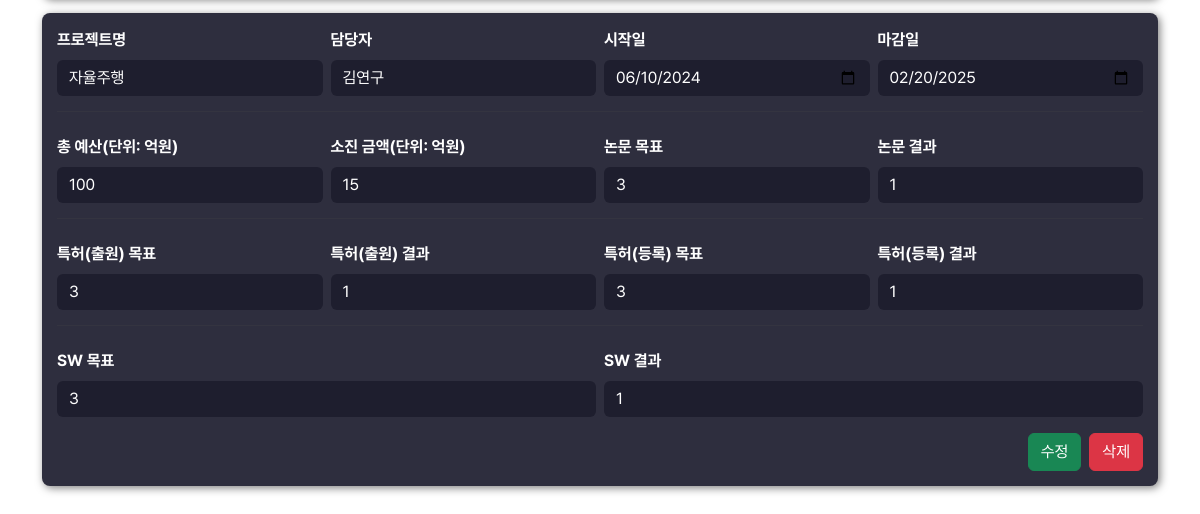
/update (lower part), run on an earlier commit of the app's database.
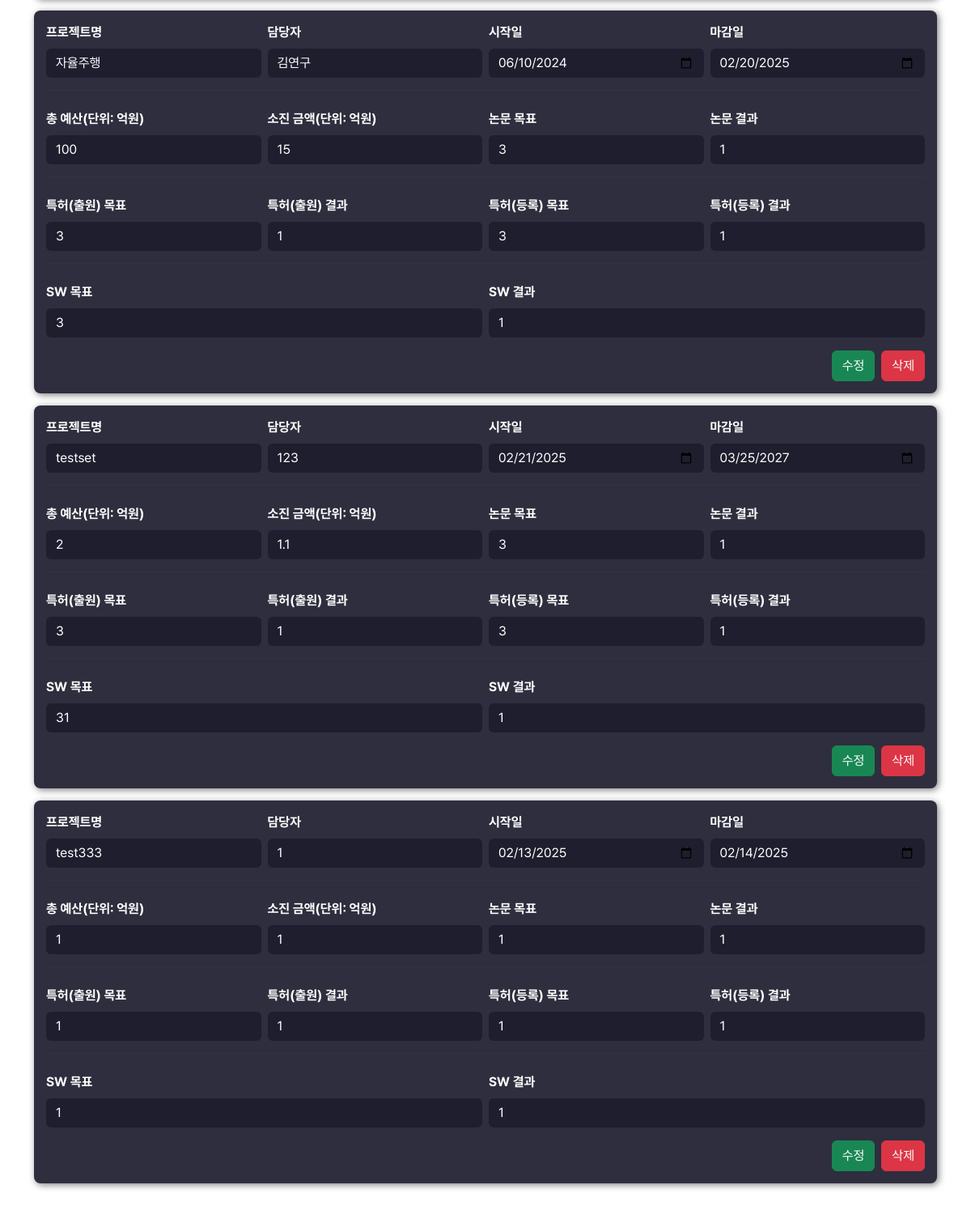
And on a later commit of the database.
### tables this page shows
CREATE TABLE projects (
            id INTEGER PRIMARY KEY AUTOINCREMENT,
            name TEXT NOT NULL,
            manager TEXT NOT NULL,
            start_date TEXT NOT NULL,
            end_date TEXT NOT NULL,
            total_cost INTEGER NOT NULL,
            current_expenditure INTEGER NOT NULL,
            goal_papers INTEGER DEFAULT 0,
            current_papers INTEGER DEFAULT 0,
            goal_patents_filed INTEGER DEFAULT 0,
            current_patents_filed INTEGER DEFAULT 0,
            goal_patents_registered INTEGER DEFAULT 0,
            current_patents_registered INTEGER DEFAULT 0,
            goal_software INTEGER DEFAULT 0,
            current_software INTEGER DEFAULT 0
        );

### routes.py (the view, shortened to what this page needs)
@update_blueprint.route('/update', methods=['GET', 'POST'])
def update():
    projects = get_projects()
    for project in projects:
        project["progress"] = calculate_progress(project["start_date"], project["end_date"])
    return render_template('update.html', projects=projects)

### app.py (called while the page is built)
@app.after_request
def add_header(response):
    response.headers["Cache-Control"] = "no-store, no-cache, must-revalidate, public, max-age=0"
    response.headers["Pragma"] = "no-cache"
    response.headers["Expires"] = "0"
    return response

### utils.py (called while the page is built)
def calculate_progress(start_date, end_date):
    start = datetime.datetime.strptime(start_date, "%Y-%m-%d").date()
    end = datetime.datetime.strptime(end_date, "%Y-%m-%d").date()
    total_days = (end - start).days
    elapsed_days = (today - start).days
    if elapsed_days <= 0:
        return 0  # 시작 전
    if elapsed_days >= total_days:
        return 100  # 완료됨
    return round((elapsed_days / total_days) * 100, 1)

### templates/update.html (shortened to what the changed rows need)
<!DOCTYPE html>
<html lang="ko">
<head>
  <link rel="stylesheet" href="https://cdn.jsdelivr.net/npm/bootstrap@5.3.0/dist/css/bootstrap.min.css">
  <link rel="stylesheet" href="{{ url_for('static', filename='font/pretendard.css') }}">
  <link rel="stylesheet" href="{{ url_for('static', filename='font/pretendard-subset.css') }}">
</head>
<body class="container mt-4">
  <div class="mb-5">
    {% for project in projects %}
    <div class="project-card">
      <form method="post" class="project-form">
        <div class="row g-2 align-items-center">
          <div class="col-md-3">
            <label class="form-label">프로젝트명</label>
            <input type="text" name="name" value="{{ project.name }}" class="form-control" required>
          </div>
          <div class="col-md-3">
            <label class="form-label">담당자</label>
            <input type="text" name="manager" value="{{ project.manager }}" class="form-control" required>
          </div>
          <div class="col-md-3">
            <label class="form-label">시작일</label>
            <input type="date" name="start_date" value="{{ project.start_date }}" class="form-control" required>
          </div>
          <div class="col-md-3">
            <label class="form-label">마감일</label>
            <input type="date" name="end_date" value="{{ project.end_date }}" class="form-control" required>
          </div>
        </div>
        <hr class="form-divider">
        <div class="row g-2 mt-2">
          <div class="col-md-3">
            <label class="form-label">총 예산(단위: 억원)</label>
            <input type="number" name="total_cost" value="{{ project.total_cost }}"  step="0.01" class="form-control" required>
          </div>
          <div class="col-md-3">
            <label class="form-label">소진 금액(단위: 억원)</label>
            <input type="number" name="current_expenditure" value="{{ project.current_expenditure }}"  step="0.01" class="form-control" required>
          </div>
          <div class="col-md-3">
            <label class="form-label">논문 목표</label>
            <input type="number" name="goal_papers" value="{{ project.goal_papers }}" class="form-control" required>
          </div>
          <div class="col-md-3">
            <label class="form-label">논문 결과</label>
            <input type="number" name="current_papers" value="{{ project.current_papers }}" class="form-control" required>
          </div>
        </div>
        <hr class="form-divider">
        <div class="row g-2 mt-2">
          <div class="col-md-3">
            <label class="form-label">특허(출원) 목표</label>
            <input type="number" name="goal_patents_filed" value="{{ project.goal_patents_filed }}" class="form-control" required>
          </div>
          <div class="col-md-3">
            <label class="form-label">특허(출원) 결과</label>
            <input type="number" name="current_patents_filed" value="{{ project.current_patents_filed }}" class="form-control" required>
          </div>
          <div class="col-md-3">
            <label class="form-label">특허(등록) 목표</label>
            <input type="number" name="goal_patents_registered" value="{{ project.goal_patents_registered }}" class="form-control" required>
          </div>
          <div class="col-md-3">
            <label class="form-label">특허(등록) 결과</label>
            <input type="number" name="current_patents_registered" value="{{ project.current_patents_registered }}" class="form-control" required>
          </div>
        </div>
        <hr class="form-divider">
        <div class="row g-2 mt-2">
          <div class="col-md-6">
            <label class="form-label">SW 목표</label>
            <input type="number" name="goal_software" value="{{ project.goal_software }}" class="form-control" required>
          </div>
          <div class="col-md-6">
            <label class="form-label">SW 결과</label>
            <input type="number" name="current_software" value="{{ project.current_software }}" class="form-control" required>
          </div>
        </div>
        <div class="mt-3 d-flex justify-content-end">
          <button type="submit" name="action" value="update" class="btn btn-success me-2" onclick="return confirm('수정하시겠습니까?')">수정</button>
          <button type="submit" name="action" value="delete" class="btn btn-danger" onclick="return confirm('삭제하시겠습니까?')">삭제</button>
        </div>
      </form>
    </div>
    {% endfor %}
  </div>
</body>
</html>

What changed in the data, as far as the page shows it:
added projects: name "testset", manager "123", start_date "02/21/2025", end_date "03/25/2027", total_cost "2", current_expenditure "1.1", goal_papers "3", current_papers "1", goal_patents_filed "3", current_patents_filed "1", goal_patents_registered "3", current_patents_registered "1", goal_software "31", current_software "1"
added projects: name "test333", manager "1", start_date "02/13/2025", end_date "02/14/2025", total_cost "1", current_expenditure "1", goal_papers "1", current_papers "1", goal_patents_filed "1", current_patents_filed "1", goal_patents_registered "1", current_patents_registered "1", goal_software "1", current_software "1"
